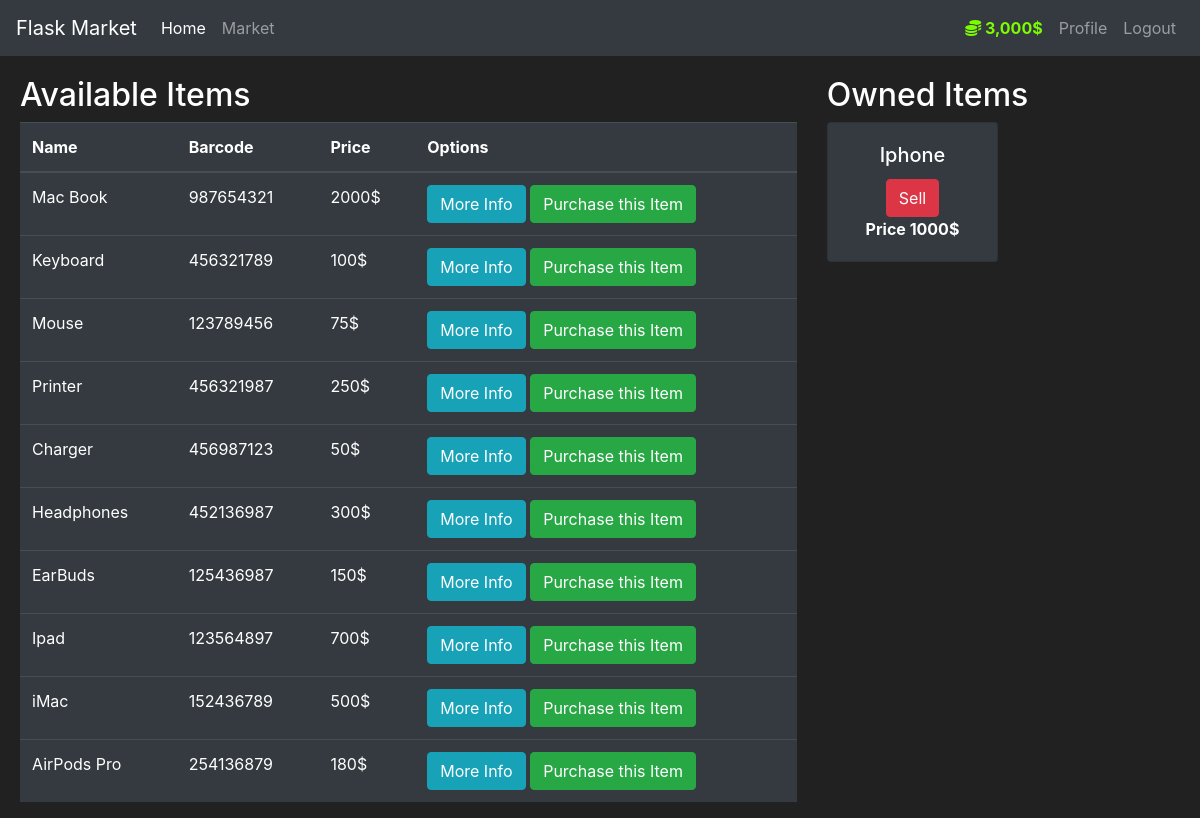
The page /market (signed in) on the database its author committed.
### market/models.py (models this page shows, shortened)
class User(db.Model, UserMixin): # Creating a User class which inherits from db.Model, where Model is a class in SQLAlchemy which is a base class for all models in SQLAlchemy. Here Model class is being accessed through db object.
    id = db.Column(db.Integer(), primary_key=True)
    username = db.Column(db.String(length=30), nullable=False, unique=True)
    email_address = db.Column(db.String(length=50), nullable=False, unique=True)
    password_hash = db.Column(db.String(length=60), nullable=False)
    budget = db.Column(db.Integer(), nullable=False, default=10000)
    items = db.relationship('Item', backref='owned_user', lazy=True)
    @property # This decorator allows you to access the method (password) as if it were an attribute. It allows you to use @password.setter or @password.deleter
    def password(self):
        raise AttributeError("Password cannot be accessed directly.")
    @password.setter # When you assign a value to the password attribute (e.g., user_to_create.password = form.password1.data), the setter is called.
    def password(self, plain_text_password): # Function name should be the same as the property name.
        self.password_hash = bcrypt.generate_password_hash(plain_text_password).decode('utf-8')
    @property # This decorator allows you to access the method (prettier_budget) as if it were an attribute.
    def prettier_budget(self): # This function is used to display the budget in a prettier format.
        if len(str(self.budget)) >= 4:
            return f'{str(self.budget)[:-3]},{str(self.budget)[-3:]}$'
        else:
            return f"{self.budget}$"
    @property
    def is_admin(self):
        return self.username == "Shaik"

class Item(db.Model):
    id = db.Column(db.Integer(), primary_key=True)
    name = db.Column(db.String(length=30), nullable=False, unique=True)
    price = db.Column(db.Integer(), nullable=False)
    barcode = db.Column(db.String(length=12), nullable=False, unique=True)
    description = db.Column(db.String(length=1024), nullable=False)
    owner = db.Column(db.Integer(), db.ForeignKey('user.id'))

### market/routes.py (the view, shortened to what this page needs)
@app.route('/market', methods=['GET', 'POST'])
@login_required
def market_page():
    purchase_form = PurchaseForm()
    selling_form = SellForm()
    if request.method == "GET":
        owned_items = Item.query.filter_by(owner=current_user.id)  # Return a list of all the rows in the table(Item) from the database(market.db) where the owner is the current user.
        items = Item.query.filter_by(owner=None) # Return a list of all the rows in the table(Item) from the database(market.db) where the owner is None.
        return render_template('market.html', items=items, purchase_form=purchase_form, selling_form=selling_form,
                               owned_items=owned_items)

### market/models.py (called while the page is built)
@login_manager.user_loader
def load_user(user_id): # This function is used to load the user by the user_id
    return User.query.get(int(user_id))

### market/templates/market.html (shortened to what this page needs)
{% extends 'base.html' %}
{% block content %}
<div class="row" style="margin-top:20px; margin-left:5px">
<div class="col-8">
   <h2>Available Items</h2>
   <table class="table table-hover table-dark">
      <thead>
         <tr>
            <th scope="col">Name</th>
            <th scope="col">Barcode</th>
            <th scope="col">Price</th>
            <th scope="col">Options</th>
         </tr>
      </thead>
      <tbody>
         {% for item in items %}
         <tr>
            <td>{{ item.name }}</td>
            <td>{{ item.barcode }}</td>
            <td>{{ item.price }}$</td>
            <td>
               <button class="btn btn-outline btn-info" data-toggle="modal" data-target="#Modal-MoreInfo-{{ item.id }}">More Info</button>
               <button class="btn btn-outline btn-success" data-toggle="modal" data-target="#Modal-PurchaseConfirm-{{ item.id }}">Purchase this Item</button>
            </td>
         </tr>
         {% endfor %}
      </tbody>
   </table>
</div>
<div class="col-4">
<h2>Owned Items</h2>
<div class="row">
   {% for owned_item in owned_items %}
   <div class="col-md-6">
      <div style="margin-bottom: 5px" class="card text-center bg-dark">
         <div class="card-body">
            <h5 class="card-title">{{ owned_item.name }}</h5>
            <button class="btn btn-outline btn-danger" type="button" style="margin-bottom:" data-toggle="modal" data-target="#Modal-SellConfirm-{{ owned_item.id }}">Sell</button>
            <p class="card-text"><strong>Price {{ owned_item.price }}$</strong></p>
         </div>
      </div>
   </div>
  {% endfor %}
</div>
</div>
</div>
{% endblock %}

### market/templates/base.html (shortened to what this page needs)
<!doctype html>
<html lang="en">
   <head>
      <link rel="stylesheet" href="https://cdn.jsdelivr.net/npm/bootstrap@4.5.3/dist/css/bootstrap.min.css">
   </head>
   <body>
    <nav class="navbar navbar-expand-md navbar-dark bg-dark">
      <a class="navbar-brand" href="#">Flask Market</a>
      <div class="collapse navbar-collapse" id="navbarNav">
        <ul class="navbar-nav mr-auto">
            <li class="nav-item active">
                <a class="nav-link" href="{{ url_for('home_page') }}">Home <span class="sr-only">(current)</span></a>
            </li>
            <li class="nav-item">
                <a class="nav-link" href="{{ url_for('market_page') }}">Market</a>
            </li>
        </ul>
          {% if current_user.is_authenticated %}
          <ul class="navbar-nav">
              <li class="nav-item">
                  <a class="nav-link" style="color: lawngreen; font-weight: bold" >
                      <i class="fas fa-coins"></i>
                      {{ current_user.prettier_budget }}
                  </a>
              </li>
              <li class="nav-item">
                  <a class="nav-link" href="#">Profile</a>
              </li>
              <li class="nav-item">
                  <a class="nav-link" href="{{ url_for('logout_page') }}">Logout</a>
              </li>
          </ul>
        {% endif %}
      </div>
    </nav>
    {% block content %}
    {% endblock %}
   </body>
</html>

### market/templates/base.html (style rules this page uses)
body { background-color: #212121; color: white }

### rows shown on the page
User: prettier_budget "3,000$"
Item: name "Mac Book", barcode "987654321", price "2000"
Item: name "Keyboard", barcode "456321789", price "100"
Item: name "Mouse", barcode "123789456", price "75"
Item: name "Printer", barcode "456321987", price "250"
Item: name "Charger", barcode "456987123", price "50"
Item: name "Headphones", barcode "452136987", price "300"
Item: name "EarBuds", barcode "125436987", price "150"
Item: name "Ipad", barcode "123564897", price "700"
Item: name "iMac", barcode "152436789", price "500"
Item: name "AirPods Pro", barcode "254136879", price "180"
Item: name "Iphone", price "1000"
